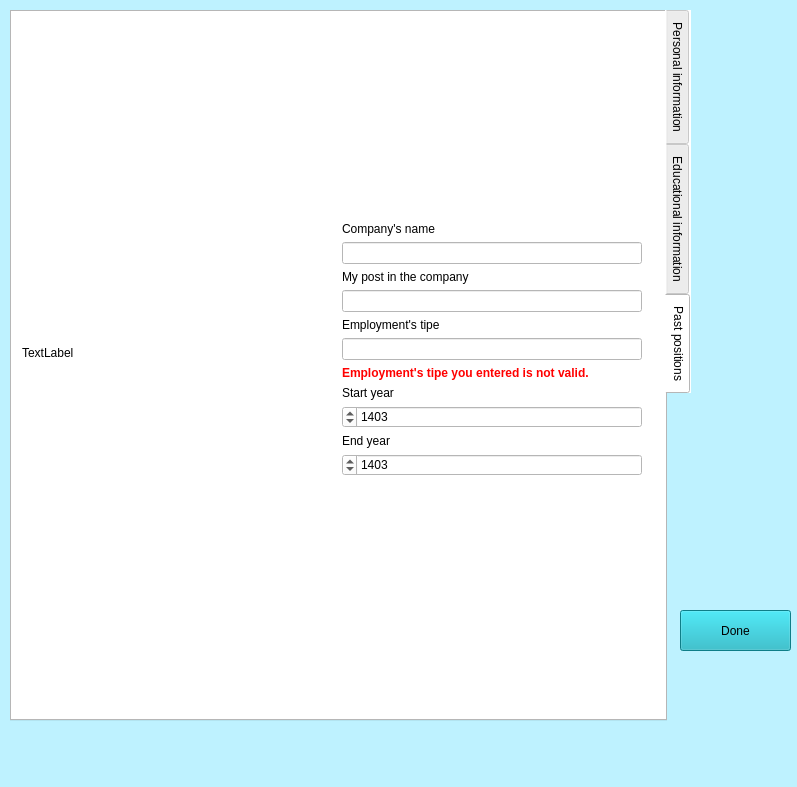
<?xml version="1.0" encoding="UTF-8"?>
<ui version="4.0">
 <class>CompleteUserInfoWindow</class>
 <widget class="QMainWindow" name="CompleteUserInfoWindow">
  <property name="geometry">
   <rect>
    <x>0</x>
    <y>0</y>
    <width>797</width>
    <height>787</height>
   </rect>
  </property>
  <property name="windowTitle">
   <string>MainWindow</string>
  </property>
  <property name="autoFillBackground">
   <bool>false</bool>
  </property>
  <property name="styleSheet">
   <string notr="true">background-color: rgb(190, 242, 255);</string>
  </property>
  <widget class="QWidget" name="centralwidget">
   <widget class="QTabWidget" name="tabWidget">
    <property name="geometry">
     <rect>
      <x>10</x>
      <y>10</y>
      <width>681</width>
      <height>711</height>
     </rect>
    </property>
    <property name="layoutDirection">
     <enum>Qt::RightToLeft</enum>
    </property>
    <property name="autoFillBackground">
     <bool>false</bool>
    </property>
    <property name="styleSheet">
     <string notr="true">
background-color: rgb(255, 255, 255);</string>
    </property>
    <property name="tabPosition">
     <enum>QTabWidget::East</enum>
    </property>
    <property name="tabShape">
     <enum>QTabWidget::Rounded</enum>
    </property>
    <property name="currentIndex">
     <number>2</number>
    </property>
    <property name="tabsClosable">
     <bool>false</bool>
    </property>
    <property name="movable">
     <bool>false</bool>
    </property>
    <property name="tabBarAutoHide">
     <bool>false</bool>
    </property>
    <widget class="QWidget" name="tab_PersonaInfo">
     <attribute name="title">
      <string>Personal information</string>
     </attribute>
     <widget class="QWidget" name="verticalLayoutWidget">
      <property name="geometry">
       <rect>
        <x>350</x>
        <y>10</y>
        <width>281</width>
        <height>667</height>
       </rect>
      </property>
      <layout class="QVBoxLayout" name="verticalLayout">
       <item>
        <widget class="QLabel" name="FirstName">
         <property name="text">
          <string>First name</string>
         </property>
         <property name="alignment">
          <set>Qt::AlignRight|Qt::AlignTrailing|Qt::AlignVCenter</set>
         </property>
        </widget>
       </item>
       <item>
        <widget class="QLineEdit" name="lineEdit_FirstName"/>
       </item>
       <item>
        <widget class="QLabel" name="InValidFirstNam">
         <property name="text">
          <string>&lt;html&gt;&lt;head/&gt;&lt;body&gt;&lt;p&gt;&lt;span style=&quot; font-weight:700; color:#ff0000;&quot;&gt;Name you entered is not valid. &lt;/span&gt;&lt;/p&gt;&lt;/body&gt;&lt;/html&gt;</string>
         </property>
        </widget>
       </item>
       <item>
        <widget class="QLabel" name="label_LastName">
         <property name="text">
          <string>Last name</string>
         </property>
         <property name="alignment">
          <set>Qt::AlignRight|Qt::AlignTrailing|Qt::AlignVCenter</set>
         </property>
        </widget>
       </item>
       <item>
        <widget class="QLineEdit" name="lineEdit_LastName"/>
       </item>
       <item>
        <widget class="QLabel" name="InvalidLastNam">
         <property name="text">
          <string>&lt;html&gt;&lt;head/&gt;&lt;body&gt;&lt;p&gt;&lt;span style=&quot; font-weight:700; color:#ff0000;&quot;&gt;Name you entered is not valid.&lt;/span&gt;&lt;/p&gt;&lt;/body&gt;&lt;/html&gt;</string>
         </property>
        </widget>
       </item>
       <item>
        <widget class="QLabel" name="label_Email">
         <property name="text">
          <string>Email</string>
         </property>
         <property name="scaledContents">
          <bool>false</bool>
         </property>
         <property name="alignment">
          <set>Qt::AlignRight|Qt::AlignTrailing|Qt::AlignVCenter</set>
         </property>
        </widget>
       </item>
       <item>
        <widget class="QLineEdit" name="lineEdit_Email"/>
       </item>
       <item>
        <widget class="QLabel" name="InvalidEmail">
         <property name="text">
          <string>&lt;html&gt;&lt;head/&gt;&lt;body&gt;&lt;p&gt;&lt;span style=&quot; font-weight:700; color:#ff0000;&quot;&gt;Email you entered is not valid.&lt;/span&gt;&lt;/p&gt;&lt;/body&gt;&lt;/html&gt;</string>
         </property>
        </widget>
       </item>
       <item>
        <widget class="QLabel" name="label_PhoneNumber">
         <property name="text">
          <string>Phone number</string>
         </property>
         <property name="alignment">
          <set>Qt::AlignRight|Qt::AlignTrailing|Qt::AlignVCenter</set>
         </property>
        </widget>
       </item>
       <item>
        <widget class="QLineEdit" name="lineEdit_PhoneNumber"/>
       </item>
       <item>
        <widget class="QLabel" name="InvalidPhone">
         <property name="text">
          <string>&lt;html&gt;&lt;head/&gt;&lt;body&gt;&lt;p&gt;&lt;span style=&quot; font-weight:700; color:#ff0000;&quot;&gt;Phone number you entered is not valid.&lt;/span&gt;&lt;/p&gt;&lt;/body&gt;&lt;/html&gt;</string>
         </property>
        </widget>
       </item>
       <item>
        <widget class="QLabel" name="label_Country">
         <property name="text">
          <string>Country</string>
         </property>
         <property name="alignment">
          <set>Qt::AlignRight|Qt::AlignTrailing|Qt::AlignVCenter</set>
         </property>
        </widget>
       </item>
       <item>
        <widget class="QComboBox" name="comboBox_Country">
         <property name="editable">
          <bool>false</bool>
         </property>
         <item>
          <property name="text">
           <string>Iran</string>
          </property>
         </item>
        </widget>
       </item>
       <item>
        <widget class="QLabel" name="label_Province">
         <property name="text">
          <string>Province</string>
         </property>
         <property name="alignment">
          <set>Qt::AlignRight|Qt::AlignTrailing|Qt::AlignVCenter</set>
         </property>
        </widget>
       </item>
       <item>
        <widget class="QComboBox" name="comboBox_Province">
         <item>
          <property name="text">
           <string>Khorasan razavi</string>
          </property>
         </item>
        </widget>
       </item>
       <item>
        <widget class="QLabel" name="label_City">
         <property name="text">
          <string>City</string>
         </property>
         <property name="alignment">
          <set>Qt::AlignRight|Qt::AlignTrailing|Qt::AlignVCenter</set>
         </property>
        </widget>
       </item>
       <item>
        <widget class="QComboBox" name="comboBox_City">
         <item>
          <property name="text">
           <string>Mashhad</string>
          </property>
         </item>
        </widget>
       </item>
       <item>
        <widget class="QLabel" name="label_Birthdate">
         <property name="text">
          <string>Birthdate</string>
         </property>
         <property name="alignment">
          <set>Qt::AlignRight|Qt::AlignTrailing|Qt::AlignVCenter</set>
         </property>
        </widget>
       </item>
       <item>
        <widget class="QDateEdit" name="dateEdit_Birthdate">
         <property name="date">
          <date>
           <year>2024</year>
           <month>1</month>
           <day>1</day>
          </date>
         </property>
        </widget>
       </item>
       <item>
        <widget class="QRadioButton" name="radioButton_Over18">
         <property name="font">
          <font>
           <pointsize>14</pointsize>
           <bold>false</bold>
           <kerning>true</kerning>
          </font>
         </property>
         <property name="layoutDirection">
          <enum>Qt::LeftToRight</enum>
         </property>
         <property name="text">
          <string>I'm over 18</string>
         </property>
        </widget>
       </item>
      </layout>
     </widget>
     <widget class="QLabel" name="Imlabel_1">
      <property name="geometry">
       <rect>
        <x>20</x>
        <y>170</y>
        <width>311</width>
        <height>371</height>
       </rect>
      </property>
      <property name="text">
       <string>TextLabel</string>
      </property>
     </widget>
    </widget>
    <widget class="QWidget" name="tab_EduInfo">
     <attribute name="title">
      <string>Educational information</string>
     </attribute>
     <widget class="QWidget" name="formLayoutWidget">
      <property name="geometry">
       <rect>
        <x>320</x>
        <y>190</y>
        <width>311</width>
        <height>411</height>
       </rect>
      </property>
      <layout class="QFormLayout" name="formLayout_Education">
       <item row="2" column="1">
        <widget class="QLineEdit" name="lineEdit_EducationInfoMajor">
         <property name="sizeIncrement">
          <size>
           <width>90</width>
           <height>0</height>
          </size>
         </property>
        </widget>
       </item>
       <item row="4" column="1">
        <widget class="QLabel" name="label_3">
         <property name="text">
          <string>School or univercity name</string>
         </property>
        </widget>
       </item>
       <item row="5" column="1">
        <widget class="QLineEdit" name="lineEdit_EducationInfoSchoolName"/>
       </item>
       <item row="6" column="1">
        <widget class="QLabel" name="label_5">
         <property name="text">
          <string>Grade</string>
         </property>
        </widget>
       </item>
       <item row="7" column="1">
        <widget class="QLineEdit" name="lineEdit_EducationInfoGrade"/>
       </item>
       <item row="8" column="1">
        <widget class="QLabel" name="label_2">
         <property name="text">
          <string>Start year</string>
         </property>
        </widget>
       </item>
       <item row="9" column="1">
        <widget class="QSpinBox" name="spinBox_EducationInfoStartYear">
         <property name="minimum">
          <number>1290</number>
         </property>
         <property name="maximum">
          <number>1500</number>
         </property>
         <property name="singleStep">
          <number>1</number>
         </property>
         <property name="value">
          <number>1403</number>
         </property>
        </widget>
       </item>
       <item row="10" column="1">
        <widget class="QLabel" name="label_4">
         <property name="text">
          <string>End year</string>
         </property>
        </widget>
       </item>
       <item row="11" column="1">
        <widget class="QSpinBox" name="spinBox_EducationInfoEndYear">
         <property name="minimum">
          <number>1290</number>
         </property>
         <property name="maximum">
          <number>1500</number>
         </property>
         <property name="value">
          <number>1403</number>
         </property>
        </widget>
       </item>
       <item row="12" column="1">
        <widget class="QRadioButton" name="radioButton_IGraduated">
         <property name="font">
          <font>
           <pointsize>12</pointsize>
          </font>
         </property>
         <property name="layoutDirection">
          <enum>Qt::LeftToRight</enum>
         </property>
         <property name="autoFillBackground">
          <bool>false</bool>
         </property>
         <property name="text">
          <string>I graduated</string>
         </property>
         <property name="shortcut">
          <string notr="true"/>
         </property>
        </widget>
       </item>
       <item row="1" column="1">
        <widget class="QLabel" name="label">
         <property name="text">
          <string>Major</string>
         </property>
        </widget>
       </item>
       <item row="3" column="1">
        <widget class="QLabel" name="label_MajorNotValid">
         <property name="text">
          <string>&lt;html&gt;&lt;head/&gt;&lt;body&gt;&lt;p&gt;&lt;span style=&quot; font-weight:700; color:#ff0000;&quot;&gt;Major you entered is not valid.&lt;/span&gt;&lt;/p&gt;&lt;/body&gt;&lt;/html&gt;</string>
         </property>
        </widget>
       </item>
      </layout>
     </widget>
     <widget class="QLabel" name="Imlabel_2">
      <property name="geometry">
       <rect>
        <x>10</x>
        <y>170</y>
        <width>291</width>
        <height>401</height>
       </rect>
      </property>
      <property name="text">
       <string>TextLabel</string>
      </property>
     </widget>
    </widget>
    <widget class="QWidget" name="tab_PastPositions">
     <attribute name="title">
      <string>Past positions</string>
     </attribute>
     <widget class="QWidget" name="formLayoutWidget_3">
      <property name="geometry">
       <rect>
        <x>330</x>
        <y>210</y>
        <width>306</width>
        <height>411</height>
       </rect>
      </property>
      <layout class="QFormLayout" name="formLayout_PastPosition">
       <item row="2" column="1">
        <widget class="QLineEdit" name="lineEdit_PrevEmploymentsCompanyName">
         <property name="sizeIncrement">
          <size>
           <width>90</width>
           <height>0</height>
          </size>
         </property>
        </widget>
       </item>
       <item row="3" column="1">
        <widget class="QLabel" name="label_7">
         <property name="text">
          <string>My post in the company</string>
         </property>
        </widget>
       </item>
       <item row="4" column="1">
        <widget class="QLineEdit" name="lineEdit_PrevEmploymentsPost"/>
       </item>
       <item row="5" column="1">
        <widget class="QLabel" name="label_10">
         <property name="text">
          <string>Employment's tipe</string>
         </property>
        </widget>
       </item>
       <item row="6" column="1">
        <widget class="QLineEdit" name="lineEdit_PrevEmploymentsEmploymentTipe"/>
       </item>
       <item row="8" column="1">
        <widget class="QLabel" name="label_11">
         <property name="text">
          <string>Start year</string>
         </property>
        </widget>
       </item>
       <item row="9" column="1">
        <widget class="QSpinBox" name="spinBox_PrevEmploymentsStartYear">
         <property name="minimum">
          <number>1290</number>
         </property>
         <property name="maximum">
          <number>1500</number>
         </property>
         <property name="value">
          <number>1403</number>
         </property>
        </widget>
       </item>
       <item row="10" column="1">
        <widget class="QLabel" name="label_12">
         <property name="text">
          <string>End year</string>
         </property>
        </widget>
       </item>
       <item row="11" column="1">
        <widget class="QSpinBox" name="spinBox_PrevEmploymentsEndYear">
         <property name="wrapping">
          <bool>false</bool>
         </property>
         <property name="frame">
          <bool>true</bool>
         </property>
         <property name="minimum">
          <number>1290</number>
         </property>
         <property name="maximum">
          <number>1500</number>
         </property>
         <property name="value">
          <number>1403</number>
         </property>
        </widget>
       </item>
       <item row="1" column="1">
        <widget class="QLabel" name="label_6">
         <property name="text">
          <string>Company's name</string>
         </property>
        </widget>
       </item>
       <item row="7" column="1">
        <widget class="QLabel" name="label_EmployTypeNotValid">
         <property name="text">
          <string>&lt;html&gt;&lt;head/&gt;&lt;body&gt;&lt;p&gt;&lt;span style=&quot; font-weight:700; color:#ff0000;&quot;&gt;Employment's tipe you entered is not valid.&lt;/span&gt;&lt;/p&gt;&lt;/body&gt;&lt;/html&gt;</string>
         </property>
        </widget>
       </item>
      </layout>
     </widget>
     <widget class="QLabel" name="Imlabel_3">
      <property name="geometry">
       <rect>
        <x>10</x>
        <y>130</y>
        <width>301</width>
        <height>421</height>
       </rect>
      </property>
      <property name="text">
       <string>TextLabel</string>
      </property>
     </widget>
    </widget>
   </widget>
   <widget class="QPushButton" name="pushButton_Done">
    <property name="geometry">
     <rect>
      <x>680</x>
      <y>610</y>
      <width>111</width>
      <height>41</height>
     </rect>
    </property>
    <property name="styleSheet">
     <string notr="true">background-color: rgb(20,176,191);</string>
    </property>
    <property name="text">
     <string>Done</string>
    </property>
   </widget>
  </widget>
  <widget class="QMenuBar" name="menubar">
   <property name="geometry">
    <rect>
     <x>0</x>
     <y>0</y>
     <width>797</width>
     <height>24</height>
    </rect>
   </property>
  </widget>
  <widget class="QStatusBar" name="statusbar"/>
 </widget>
 <resources/>
 <connections/>
</ui>
